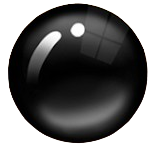
#> input picture perception/assets/black_stone.png, 150 x 150 px
$ python generate_gomoku_resolution.py
#> lines starting #> are read from the running program, lines starting #| are printed output that depends on the picture
"""
Gomoku Resolution Test Generator.
Generates images at varying resolutions to test VLM preprocessing artifacts.

Tests divisible vs non-divisible resolutions relative to model's patch_size.
Supports different patch configurations for different model families.
"""
import numpy as np
from PIL import Image, ImageDraw, ImageFont
import random
from pathlib import Path
from typing import Dict, List


# ============================================================================
# Resolution Configurations by Patch Size
# ============================================================================

RESOLUTION_CONFIGS_BY_PATCH = {
    16: {
        "divisible": {
            # 1024=64×16, 512=32×16, 384=24×16
            "resolutions": [1024, 512, 384],
            "description": "Image sizes divisible by patch_size (16)",
        },
        "non_divisible": {
            "resolutions": [1010, 510, 370],
            "description": "Image sizes NOT divisible by 16 (require padding)",
        },
    },
    14: {
        "divisible": {
            # 1008=72×14, 896=64×14, 392=28×14
            "resolutions": [1008, 896, 392],
            "description": "Image sizes divisible by patch_size (14)",
        },
        "non_divisible": {
            "resolutions": [1010, 900, 400],
            "description": "Image sizes NOT divisible by 14 (require padding)",
        },
    },
}

# Model key → Patch config mapping
MODEL_TO_PATCH_SIZE = {
    "qwen8b": 16,
    "qwen30b": 16,
    "qwen235b": 16,
    "gpt": 16,
    "glm": 14,
    "gemma": 14,
    "dummy": 16,
}


def get_patch_size_for_model(model_key: str) -> int:
    """Get the patch size for a given model key."""
    if model_key in MODEL_TO_PATCH_SIZE:
        return MODEL_TO_PATCH_SIZE[model_key]
    else:
        print(
            f"[WARN] Unknown model '{model_key}', defaulting to patch_size=16")
        return 16


def get_resolution_configs(patch_size: int) -> Dict:
    """Get resolution configurations for a given patch size."""
    if patch_size not in RESOLUTION_CONFIGS_BY_PATCH:
        raise ValueError(
            f"Unsupported patch_size: {patch_size}. Available: {list(RESOLUTION_CONFIGS_BY_PATCH.keys())}")
    return RESOLUTION_CONFIGS_BY_PATCH[patch_size]


class GomokuResolutionDiagnosticTest:
    """
    Gomoku board resolution diagnostic test generator.

    Design:
    - Tests how VLM perception varies with image resolution
    - Compares divisible vs non-divisible resolutions (relative to model's patch_size)
    - Uses medium density boards to isolate resolution effects
    - Board size: 15×15 intersections
    """

    def __init__(self, output_dir: Path, board_size: int = 15, patch_size: int = 16):
        self.output_dir = Path(output_dir)
        self.board_size = board_size
        self.patch_size = patch_size
        self.board_to_image_ratio = 1

        # Get resolution configs for this patch size
        self.resolution_configs = get_resolution_configs(patch_size)

        # Asset paths
        script_dir = Path(__file__).parent
        assets_dir = script_dir.parent.parent / "assets"
        self.assets = {
            "black_piece": assets_dir / "black_stone.png",
            "white_piece": assets_dir / "white_stone.png",
        }

        # Star points for traditional layout
        self.star_points = [
            (3, 3), (3, 7), (3, 11),
            (7, 3), (7, 7), (7, 11),
            (11, 3), (11, 7), (11, 11),
        ]

        self._load_assets()

        # Create output directories
        for group_name, group_info in self.resolution_configs.items():
            for resolution in group_info["resolutions"]:
                (self.output_dir / "images" / group_name / str(resolution)).mkdir(
                    parents=True, exist_ok=True)

    def _load_assets(self):
        """Load PNG assets."""
        print("Loading PNG assets...")

        try:
            self.black_piece = Image.open(
                self.assets["black_piece"]).convert("RGBA")
#> self.black_piece is the input picture: PIL image 150x150 RGBA; mean R, G, B, A 26.7, 26.2, 25.9, 173
            print(f"  [OK] Black piece: {self.black_piece.size}")
#|   [OK] Black piece: (150, 150)
        except FileNotFoundError:
            print(f"  [MISSING] Black piece at {self.assets['black_piece']}")
            self.black_piece = None

        try:
            self.white_piece = Image.open(
                self.assets["white_piece"]).convert("RGBA")
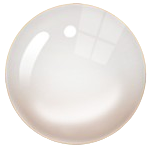
#> input picture perception/assets/white_stone.png, 150 x 150 px
#> self.white_piece is the input picture: PIL image 150x150 RGBA; mean R, G, B, A 161.1, 156.8, 153.2, 176.7
            print(f"  [OK] White piece: {self.white_piece.size}")
#|   [OK] White piece: (150, 150)
        except FileNotFoundError:
            print(f"  [MISSING] White piece at {self.assets['white_piece']}")
            self.white_piece = None

        missing = []
        if self.black_piece is None:
            missing.append("black_piece")
        if self.white_piece is None:
            missing.append("white_piece")
        if missing:
            raise FileNotFoundError(f"Missing required assets: {missing}")
        print()

    def _load_font(self, size: int) -> ImageFont.FreeTypeFont:
        """Load font with cross-platform fallback."""
        font_paths = [
            "arial.ttf", "Arial.ttf", "DejaVuSans.ttf",
            "/usr/share/fonts/truetype/dejavu/DejaVuSans.ttf",
            "/usr/share/fonts/truetype/dejavu/DejaVuSans-Bold.ttf",
            "/System/Library/Fonts/Helvetica.ttc",
            "/System/Library/Fonts/Arial.ttf",
        ]
        for path in font_paths:
            try:
                return ImageFont.truetype(path, size)
            except OSError:
                continue
        return ImageFont.load_default()

    def _calculate_dimensions(self, image_size: int) -> Dict:
        """Calculate board dimensions for a given image size."""
        board_size_px = int(image_size * self.board_to_image_ratio)
        board_border = (image_size - board_size_px) // 2
        grid_margin = int(board_size_px * 0.08)
        grid_size_px = board_size_px - 2 * grid_margin
        cell_size = grid_size_px / (self.board_size - 1)
        grid_border = board_border + grid_margin

        # Calculate token grid info
        is_divisible = (image_size % self.patch_size) == 0
        if is_divisible:
            padded_to = image_size
        else:
            padded_to = ((image_size + self.patch_size - 1) //
                         self.patch_size) * self.patch_size
        token_grid = padded_to // self.patch_size

        return {
            "image_size": image_size,
            "board_size_px": board_size_px,
            "board_border": board_border,
            "grid_border": grid_border,
            "cell_size": cell_size,
            "is_divisible": is_divisible,
            "padded_to": padded_to,
            "token_grid": f"{token_grid}x{token_grid}",
        }

    def generate_board_state(self) -> np.ndarray:
        """Generate random board state with medium density."""
        board = np.zeros((self.board_size, self.board_size), dtype=int)

        # Medium density: 40-50% occupancy
        min_pieces = int(self.board_size * self.board_size * 0.40)
        max_pieces = int(self.board_size * self.board_size * 0.50)
        num_pieces = random.randint(min_pieces, max_pieces)

        all_positions = [(i, j) for i in range(self.board_size)
                         for j in range(self.board_size)]
        selected = random.sample(all_positions, num_pieces)

        for idx, (row, col) in enumerate(selected):
            board[row, col] = 1 if idx % 2 == 0 else 2

        return board

    def render_board(self, board: np.ndarray, dimensions: Dict) -> Image.Image:
        """Render Gomoku board at specified resolution."""
        img_size = dimensions["image_size"]
        board_size_px = dimensions["board_size_px"]
        board_border = dimensions["board_border"]
        grid_border = dimensions["grid_border"]
        cell_size = dimensions["cell_size"]

        # Create canvas
        img = Image.new("RGB", (img_size, img_size), (245, 242, 238))
        draw = ImageDraw.Draw(img)

        # Board background
        board_color = (220, 179, 92)
        draw.rectangle(
            [(board_border, board_border),
             (board_border + board_size_px, board_border + board_size_px)],
            fill=board_color
        )

        img = img.convert("RGBA")
        draw = ImageDraw.Draw(img)

        # Grid lines
        line_width = max(1, int(cell_size * 0.035))
        line_color = (70, 45, 25, 255)

        for i in range(self.board_size):
            pos = grid_border + i * cell_size
            draw.line([(grid_border, pos), (grid_border + (self.board_size - 1) * cell_size, pos)],
                      fill=line_color, width=line_width)
            draw.line([(pos, grid_border), (pos, grid_border + (self.board_size - 1) * cell_size)],
                      fill=line_color, width=line_width)

        # Star points
        star_radius = max(2, int(cell_size * 0.15))
        for row, col in self.star_points:
            x = grid_border + col * cell_size
            y = grid_border + row * cell_size
            draw.ellipse([x - star_radius, y - star_radius, x + star_radius, y + star_radius],
                         fill=(70, 45, 25, 255))

        # Coordinate labels
        font_size = max(10, int(cell_size * 0.5))
        font = self._load_font(font_size)
        label_offset = max(10, int(cell_size * 0.6))
        edge = grid_border + (self.board_size - 1) * cell_size

        for i in range(self.board_size):
            col_label = chr(ord("A") + i) if i < 8 else chr(ord("A") + i + 1)
            row_label = str(self.board_size - i)

            y = grid_border + i * cell_size
            x = grid_border + i * cell_size

            draw.text((grid_border - label_offset, y), row_label,
                      fill=(80, 50, 30, 255), font=font, anchor="rm")
            draw.text((edge + label_offset, y), row_label,
                      fill=(80, 50, 30, 255), font=font, anchor="lm")
            draw.text((x, grid_border - label_offset), col_label,
                      fill=(80, 50, 30, 255), font=font, anchor="mb")
            draw.text((x, edge + label_offset), col_label,
                      fill=(80, 50, 30, 255), font=font, anchor="mt")

        # Draw pieces
        piece_radius = cell_size * 0.42

        for i in range(self.board_size):
            for j in range(self.board_size):
                if board[i, j] != 0:
                    cx = grid_border + j * cell_size
                    cy = grid_border + i * cell_size

                    piece_asset = self.black_piece if board[i,
                                                            j] == 1 else self.white_piece

                    if piece_asset is not None:
                        piece_size = int(piece_radius * 2)
                        piece_resized = piece_asset.resize(
                            (piece_size, piece_size), Image.Resampling.LANCZOS)
                        paste_x = int(cx - piece_radius)
                        paste_y = int(cy - piece_radius)
                        img.paste(piece_resized,
                                  (paste_x, paste_y), piece_resized)

        return img.convert("RGB")

    def generate_resolution_test_suite(self, n_samples_per_resolution: int = 30):
        """Generate complete resolution diagnostic test suite."""
        print("=" * 70)
        print("GOMOKU RESOLUTION DIAGNOSTIC TEST GENERATOR")
        print("=" * 70)
        print(f"Board size: {self.board_size}x{self.board_size}")
        print(f"Patch size: {self.patch_size}x{self.patch_size}")
        print(f"Samples per resolution: {n_samples_per_resolution}")
        print()

        test_data = {
            "metadata": {
                "game": "gomoku",
                "board_size": self.board_size,
                "patch_size": self.patch_size,
                "board_to_image_ratio": self.board_to_image_ratio,
                "density": "medium (40-50%)",
                "samples_per_resolution": n_samples_per_resolution,
                "total_samples": n_samples_per_resolution * sum(
                    len(g["resolutions"]) for g in self.resolution_configs.values()),
            },
            "resolution_stats": {},
            "test_cases": [],
        }

        # Generate board states (same for all resolutions)
        print(f"Generating {n_samples_per_resolution} board states...")
        board_states = [self.generate_board_state()
                        for _ in range(n_samples_per_resolution)]

        piece_counts = [np.sum(b > 0) for b in board_states]
        avg_pieces = np.mean(piece_counts)
        avg_density = avg_pieces / (self.board_size ** 2)
        print(
            f"  Average pieces: {avg_pieces:.1f} ({avg_density:.1%} density)")
        print()

        # Generate images for each resolution
        for group_name, group_info in self.resolution_configs.items():
            print(f"\n{'='*70}")
            print(f"Generating {group_name.upper()} group")
            print(f"  {group_info['description']}")
            print(f"{'='*70}")

            for resolution in group_info["resolutions"]:
                print(f"\n  Resolution: {resolution}x{resolution}")
                dimensions = self._calculate_dimensions(resolution)
                print(
                    f"    Divisible by {self.patch_size}: {dimensions['is_divisible']}")
                print(
                    f"    Padded to: {dimensions['padded_to']}x{dimensions['padded_to']}")
                print(f"    Token grid: {dimensions['token_grid']}")

                resolution_piece_counts = []

                for idx, board in enumerate(board_states):
                    img = self.render_board(board, dimensions)

                    filename = f"gomoku_{group_name}_{resolution}_{idx:03d}.png"
                    filepath = self.output_dir / "images" / \
                        group_name / str(resolution) / filename
                    img.save(filepath)

                    total_pieces = int(np.sum(board > 0))
                    resolution_piece_counts.append(total_pieces)

                    test_case = {
                        "test_id": f"{group_name}_{resolution}_{idx:03d}",
                        "resolution_group": group_name,
                        "resolution": resolution,
                        "sample_index": idx,
                        "image_file": str(filepath),
                        "ground_truth": board.tolist(),
                        "statistics": {
                            "total_pieces": total_pieces,
                            "black_count": int(np.sum(board == 1)),
                            "white_count": int(np.sum(board == 2)),
                            "density": float(total_pieces / (self.board_size ** 2)),
                            "is_divisible": dimensions["is_divisible"],
                            "padded_to": dimensions["padded_to"],
                            "token_grid": dimensions["token_grid"],
                        },
                    }
                    test_data["test_cases"].append(test_case)

                test_data["resolution_stats"][f"{group_name}_{resolution}"] = {
                    "group": group_name,
                    "resolution": resolution,
                    "is_divisible": dimensions["is_divisible"],
                    "padded_to": dimensions["padded_to"],
                    "token_grid": dimensions["token_grid"],
                    "n_samples": len(board_states),
                    "avg_pieces": float(np.mean(resolution_piece_counts)),
                }

                print(f"    [OK] Generated {len(board_states)} images")
#> this loop made 2 passes
#> pass 1, in render_board, `img = Image.new("RGB", (img_size, img_size), (245, 242, 238))`:
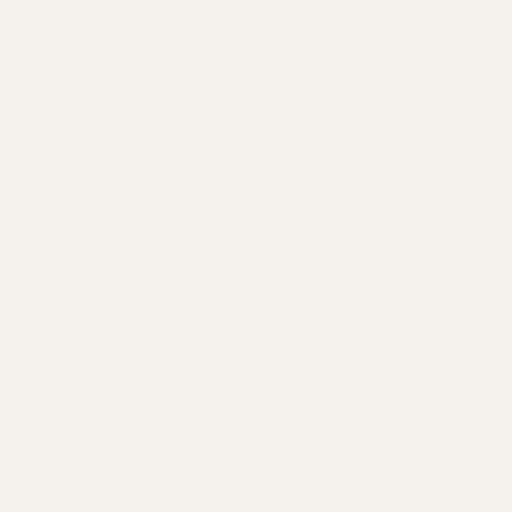
#> img: PIL image 1024x1024 RGB (shown at 1/2 size); mean R, G, B 245, 242, 238
#> pass 1, in render_board, `img = img.convert("RGBA")`:
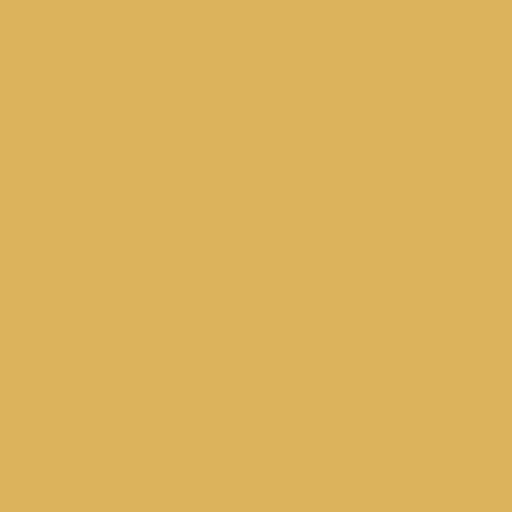
#> img: PIL image 1024x1024 RGBA (shown at 1/2 size); mean R, G, B, A 220, 179, 92, 255
#> pass 1, in generate_resolution_test_suite, `img.save(filepath)`:
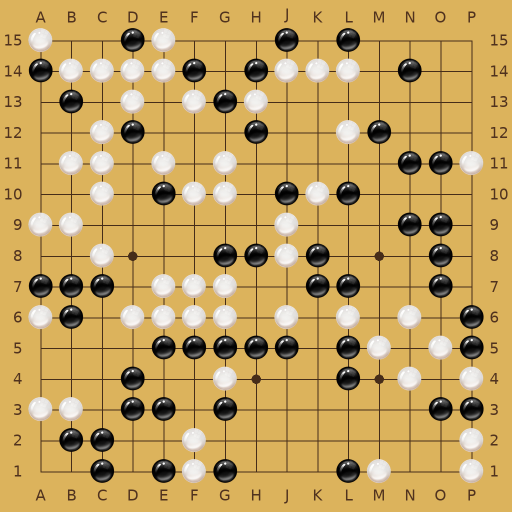
#> saved as gomoku_divisible_1024_000.png: PIL image 1024x1024 RGB (shown at 1/2 size); mean R, G, B 199.1, 165.3, 95.8
#> pass 1, in generate_resolution_test_suite, `img.save(filepath)`:
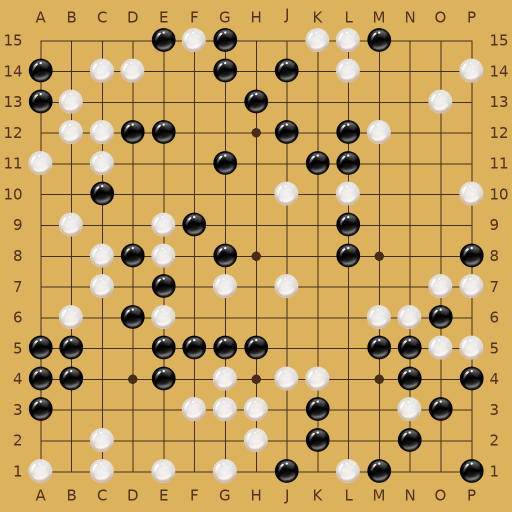
#> saved as gomoku_divisible_1024_001.png: PIL image 1024x1024 RGB (shown at 1/2 size); mean R, G, B 200.2, 165.8, 95
#> after the loop:
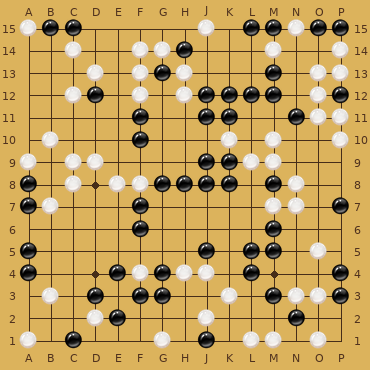
#> img: PIL image 370x370 RGB; mean R, G, B 197.9, 163.9, 94.5

        print(f"\n{'='*70}")
        print(f"[SUCCESS] Generated {len(test_data['test_cases'])} test cases")
        print(f"{'='*70}")

        return test_data


if __name__ == "__main__":
    from datetime import datetime

    timestamp = datetime.now().strftime('%Y%m%d_%H%M%S')
    output_dir = Path(__file__).parent.parent.parent / \
        f"standalone-gomoku-resolution-{timestamp}"

    generator = GomokuResolutionDiagnosticTest(output_dir=output_dir)
    test_data = generator.generate_resolution_test_suite(
        n_samples_per_resolution=10)
#> test_data = 3 items

    print("\n[DONE]")
